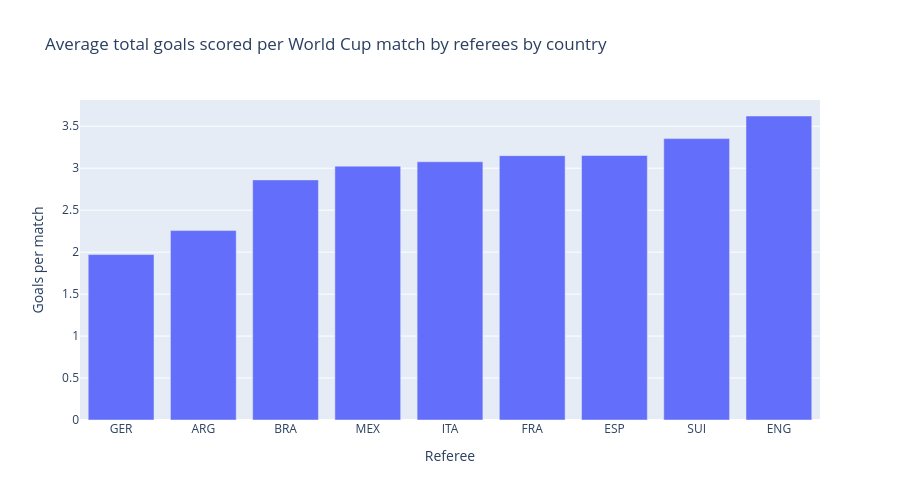

The cell this chart's notebook holds for it:
### Code cell
fig = px.bar(data_frame = wmii,
             x = "Referee",
             y = "Total Goals",
             title = "Average total goals scored per World Cup match by referees by country",
             labels = {"Total Goals":"Goals per match"},
             height = 500,
             width = 900
            )
fig

### Figure 1 — Plotly figure (JSON) as saved in the notebook; plotly's stock layout.template omitted (floating-point values rounded to 4 significant figures)
{"data": [{"hovertemplate": "Referee=%{x}<br>Goals per match=%{y}<extra></extra>", "legendgroup": "", "marker": {"color": "#636efa", "pattern": {"shape": ""}}, "name": "", "orientation": "v", "showlegend": false, "textposition": "auto", "type": "bar", "x": ["GER", "ARG", "BRA", "MEX", "ITA", "FRA", "ESP", "SUI", "ENG"], "xaxis": "x", "y": [1.971, 2.257, 2.861, 3.024, 3.077, 3.15, 3.152, 3.353, 3.622], "yaxis": "y"}], "layout": {"barmode": "relative", "height": 500, "legend": {"tracegroupgap": 0}, "title": {"text": "Average total goals scored per World Cup match by referees by country"}, "width": 900, "xaxis": {"anchor": "y", "domain": [0, 1], "title": {"text": "Referee"}}, "yaxis": {"anchor": "x", "domain": [0, 1], "title": {"text": "Goals per match"}}}}
